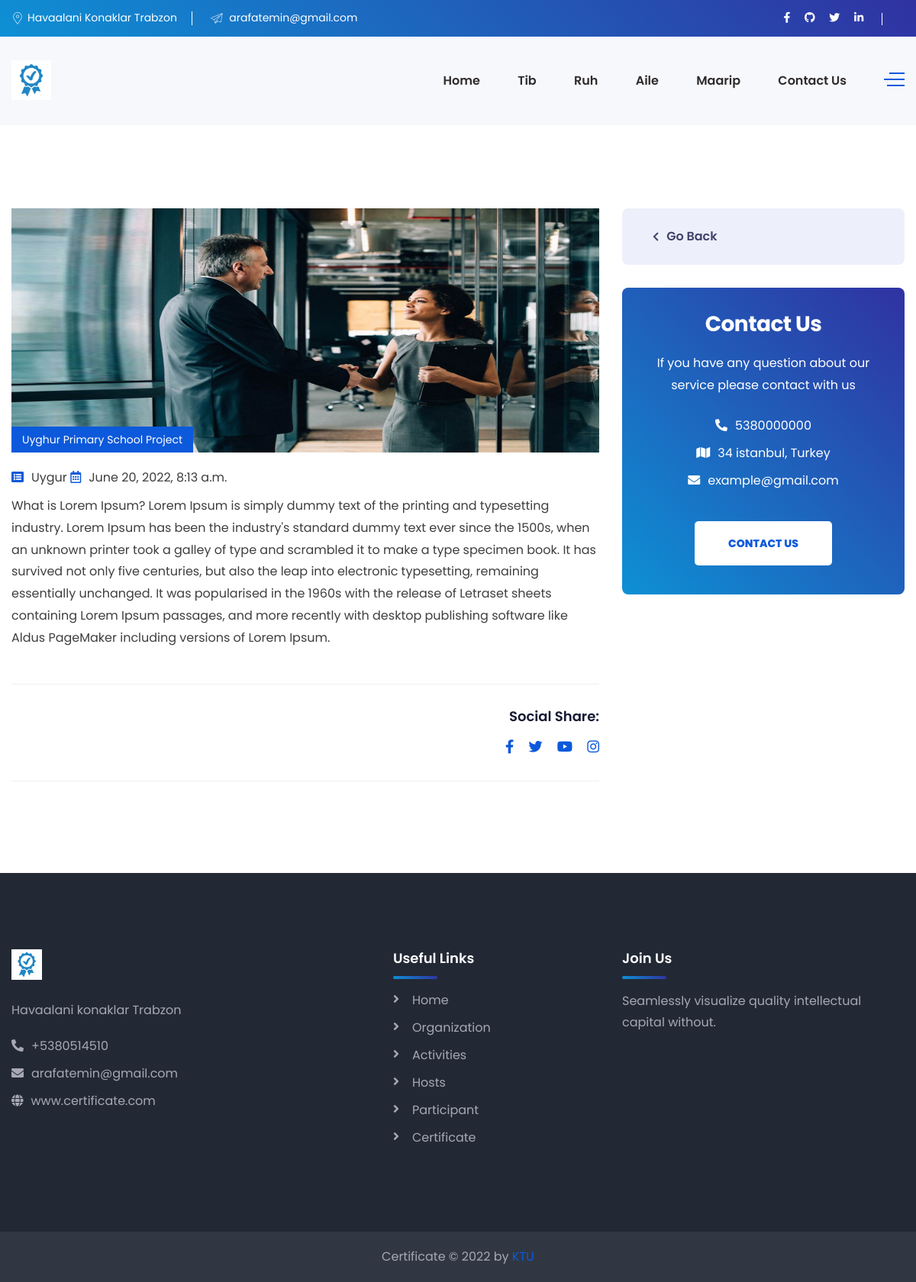
Page /maarip/uyghur-primary-school-project/ on the committed database.
### maarip/models.py (models this page shows, shortened)
class Maarip(models.Model):
    name                    = models.CharField(max_length=200, blank=True, null=True)
    category                = models.ManyToManyField(MaaripCategory)
    maarip_image            = models.ImageField(upload_to='maarip_image/', blank=True, null=True)
    maarip_Video            = models.FileField(upload_to='maarip_Video/', blank=True, null=True)
    description             = models.TextField()
    active                  = models.BooleanField()
    publicatetime           = models.DateTimeField(auto_now_add=False)
    slug                    = models.SlugField(null=False, blank=True, unique=True, db_index=True, editable=False)
    class Meta:
        verbose_name = 'Maarip'
        verbose_name_plural = 'Maarip'
        ordering = ["-publicatetime"]

class MaaripCategory(models.Model):
    maaripCategory          = models.CharField(max_length=200, blank=True, null=True)
    slug                    = models.SlugField(null=False, blank=True, unique=True, db_index=True, editable=False)
    class Meta:
        verbose_name_plural = 'Maarip Category'

### maarip/views.py (the view)
# urls.py: path('maarip/<slug:slug>/', MaaripDetail.as_view(), name='maarip_detail'),
class MaaripDetail(DetailView):
   model = Maarip
   context_object_name = 'maarip'
   template_name = 'Maarip/maarip_detail.html'

### templates/Maarip/maarip_detail.html (shortened to what this page needs)
{% extends 'Home/base.html' %}
{% load static %}
{% block content %}
    <body>
    <section class="blog-single-news pdt-110 pdb-90">
        <div class="container">
            <div class="row">
                <div class="col-xl-8 col-lg-7">
                    <div class="single-news-details news-wrapper mrb-30">
                        <div class="news-thumb">
                            {% if maarip.maarip_image and maarip.maarip_Video %}
                                <video controls loop
                                       style="max-width: 100%; min-width: 100%; max-height: 320px;min-height: 320px">
                                    <source src="{{ maarip.maarip_Video.url }}" type="video/mp4"/>
                                </video>
                                {% else %}
                                <a href="{% url 'maarip_detail' maarip.slug %}">
                                    <img style="max-width: 100%; min-width: 100%; max-height: 320px;min-height: 320px"
                                         class="img-full" src="{{ maarip.maarip_image.url }}" alt="">
                                </a>
                            {% endif %}
                            <div class="news-top-meta">
                                <span class="entry-category">{{ maarip.name }}</span>
                            </div>
                        </div>
                        <div class="single-news-content">
                            <div class="news-bottom-meta mrt-20 mrb-10">
                                {% for category in maarip.category.all %}
                                    <span class="entry-author"><i
                                            class="fa fa-list-alt mrr-10 text-primary-color"></i>{{ category.maaripCategory }}</span>
                                {% endfor %}
                                <span class="entry-date"><i class="far fa-calendar-alt mrr-10 text-primary-color"></i>{{ maarip.publicatetime }}</span>
                            </div>
                            <div class="entry-content">
                                <p>{{ maarip.description }}</p>
                            </div>
                            <div class="single-news-tag-social-area clearfix">
                                <div class="single-news-share text-left text-xl-right">
                                    <h5 class="mrb-15">Social Share:</h5>
                                    <ul class="social-icons">
                                        <li><a href="#" target="_blank"><i class="fab fa-facebook-f"></i></a></li>
                                        <li><a href="#" target="_blank"><i class="fab fa-twitter"></i></a></li>
                                        <li><a href="#" target="_blank"><i class="fab fa-youtube"></i></a></li>
                                        <li><a href="#" target="_blank"><i class="fab fa-instagram"></i></a></li>
                                    </ul>
                                </div>
                            </div>
                        </div>
                    </div>
                </div>
            <div class="col-xl-4 col-lg-5 sidebar-right">
					<div class="service-nav-menu mrb-30">
						<div class="service-link-list mb-30">
							<ul class="">
								<li><a href="{% url 'maarip' %}"><i class="fa fa-chevron-left"></i>Go Back</a></li>
							</ul>
						</div>
					</div>
					<div class="sidebar-widget bg-gradient-color text-center" data-background="images/bg/abs-bg4.png">
						<div class="contact-information">
							<h3 class="text-white mrb-20">Contact Us</h3>
							<p class="text-white">If you have any question about our service please contact with us</p>
							<ul class="list-items text-white mrb-20">
								<li><span class="fas fa-phone alt mrr-10 text-white"></span>5380000000</li>
								<li><span class="fas fa-map mrr-10 text-white"></span>34 istanbul, Turkey</li>
								<li><span class="fas fa-envelope mrr-10 text-white"></span>example@gmail.com</li>
							</ul>
							<a href="#" class="cs-btn-one btn-light mrt-15">Contact Us</a>
						</div>
					</div>
				</div>
            </div>
        </div>
    </section>
    </body>
{% endblock %}

### rows in the picture
Maarip: maarip_image (picture), name "Uyghur Primary School Project", publicatetime "June 20, 2022, 8:13 a.m.", description "What is Lorem Ipsum? Lorem Ipsum is simply dummy text of the printing and typesetting industry. Lorem Ipsum has been the industry's standard dummy text ever since the 1500s, when an unknown printer took a galley of type and scrambled it to make a type specimen book. It has survived not only five centuries, but also the leap into electronic typesetting, remaining essentially unchanged. It was popularised in the 1960s with the release of Letraset sheets containing Lorem Ipsum passages, and more recently with desktop publishing software like Aldus PageMaker including versions of Lorem Ipsum."
MaaripCategory: maaripCategory "Uygur"
